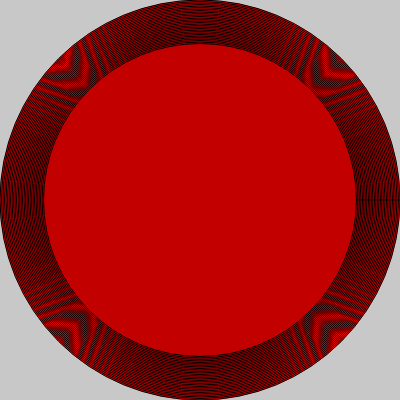
Frame 1 (no input)
Frame 60 (no input): identical to frame 1, image omitted
Frame 120 (the mouse pressed at the canvas centre since frame 60): identical to frame 1, image omitted

The p5.js sketch that drew this single still picture (run headless with seeded random() and noise() and a simulated clock; from frame 60 on, the mouse is pressed at the canvas centre):

// p5.js sketch
// ── sketch.js


function setup() {
  createCanvas(400, 400);
}
var xPos = 200;
var yPos = 200;

function draw() {
  background(200);

  var redColor = 255;

  fill(redColor, 0, 0);

  //for ( var sizeOfCircle = 100; sizeOfCircle > 0; sizeOfCircle = sizeOfCircle - 10) {
  var myVar = 10;


  for (var i = 0; i < 30; i++) {

    Math.sin(Math.PI);
    redColor -= 2;
    fill(redColor, 0, 0);
    var circleSize = width - i*3;
    ellipse(xPos, yPos, circleSize, circleSize);
  }
}
